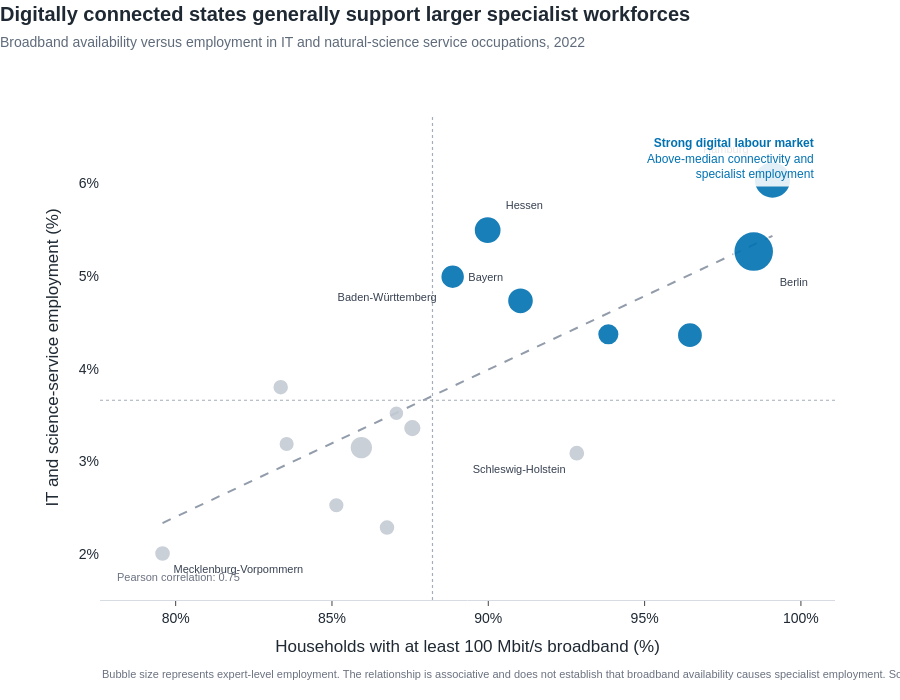

Notebook code for this chart:
### Code cell
trend_slope, trend_intercept = np.polyfit(
    digital_labour_data["broadband_100mbit"],
    digital_labour_data[
        "it_science_service_employment"
    ],
    1
)

trend_x = np.linspace(
    digital_labour_data["broadband_100mbit"].min(),
    digital_labour_data["broadband_100mbit"].max(),
    100
)

trend_y = (
    trend_slope * trend_x
    + trend_intercept
)

label_positions = {
    "Hamburg": "top left",
    "Berlin": "bottom right",
    "Hessen": "top right",
    "Baden-Württemberg": "bottom left",
    "Bayern": "top left",
    "Mecklenburg-Vorpommern": "bottom right",
    "Schleswig-Holstein": "bottom left"
}

digital_labour_data["display_label"] = (
    digital_labour_data["state_name"]
    .where(
        digital_labour_data["state_name"].isin(
            label_positions
        ),
        ""
    )
)

digital_labour_data["text_position"] = (
    digital_labour_data["state_name"]
    .map(label_positions)
    .fillna("top center")
)

fig_6 = go.Figure()

fig_6.add_trace(
    go.Scatter(
        x=trend_x,
        y=trend_y,
        mode="lines",
        line={
            "color": "#929CAA",
            "width": 2,
            "dash": "dash"
        },
        hoverinfo="skip",
        showlegend=False
    )
)

fig_6.add_trace(
    go.Scatter(
        x=digital_labour_data[
            "broadband_100mbit"
        ],
        y=digital_labour_data[
            "it_science_service_employment"
        ],
        mode="markers+text",
        text=digital_labour_data[
            "display_label"
        ],
        textposition=digital_labour_data[
            "text_position"
        ],
        textfont={
            "size": 11,
            "color": "#374151"
        },
        marker={
            "size": digital_labour_data[
                "point_size"
            ],
            "color": digital_labour_data[
                "point_colour"
            ],
            "opacity": 0.9,
            "line": {
                "color": "white",
                "width": 1.5
            }
        },
        customdata=digital_labour_data[
            [
                "state_name",
                "expert_level_employment",
                "career_strength_score",
                "digital_readiness_score",
                "opportunity_score"
            ]
        ],
        hovertemplate=(
            "<b>%{customdata[0]}</b><br>"
            "100 Mbit/s broadband: %{x:.2f}%<br>"
            "IT and science-service employment: %{y:.2f}%<br>"
            "Expert-level employment: %{customdata[1]:.2f}%<br>"
            "Career-strength score: %{customdata[2]:.1f}<br>"
            "Digital-readiness score: %{customdata[3]:.1f}<br>"
            "Overall opportunity score: %{customdata[4]:.1f}"
            "<extra></extra>"
        ),
        showlegend=False
    )
)

fig_6 = apply_publication_style(
    fig_6,
    title=(
        "Digitally connected states generally support "
        "larger specialist workforces"
    ),
    subtitle=(
        "Broadband availability versus employment in IT and "
        "natural-science service occupations, 2022"
    ),
    x_title="Households with at least 100 Mbit/s broadband (%)",
    y_title="IT and science-service employment (%)",
    height=700
)

fig_6.update_layout(
    margin={
        "l": 100,
        "r": 65,
        "t": 115,
        "b": 100
    }
)

fig_6.update_xaxes(
    ticksuffix="%",
    range=[
        digital_labour_data[
            "broadband_100mbit"
        ].min() - 2,
        digital_labour_data[
            "broadband_100mbit"
        ].max() + 2
    ]
)

fig_6.update_yaxes(
    ticksuffix="%",
    range=[
        digital_labour_data[
            "it_science_service_employment"
        ].min() - 0.5,
        digital_labour_data[
            "it_science_service_employment"
        ].max() + 0.7
    ]
)

fig_6.add_vline(
    x=median_broadband,
    line_width=1.2,
    line_dash="dot",
    line_color="#A5ADB8"
)

fig_6.add_hline(
    y=median_it_employment,
    line_width=1.2,
    line_dash="dot",
    line_color="#A5ADB8"
)

fig_6.add_annotation(
    x=0.98,
    y=0.97,
    xref="paper",
    yref="paper",
    text=(
        "<b>Strong digital labour market</b><br>"
        "Above-median connectivity and<br>"
        "specialist employment"
    ),
    showarrow=False,
    xanchor="right",
    yanchor="top",
    align="right",
    font={
        "size": 12,
        "color": "#0072B2"
    },
    bgcolor="rgba(255,255,255,0.88)",
    borderpad=5
)

fig_6.add_annotation(
    x=0.02,
    y=0.03,
    xref="paper",
    yref="paper",
    text=(
        f"Pearson correlation: "
        f"{broadband_it_correlation:.2f}"
    ),
    showarrow=False,
    xanchor="left",
    font={
        "size": 11,
        "color": "#6B7280"
    }
)

fig_6.add_annotation(
    x=0,
    y=-0.17,
    xref="paper",
    yref="paper",
    text=(
        "Bubble size represents expert-level employment. "
        "The relationship is associative and does not establish that "
        "broadband availability causes specialist employment. "
        "Source: INKAR 2025."
    ),
    showarrow=False,
    xanchor="left",
    align="left",
    font={
        "size": 11,
        "color": "#6B7280"
    }
)

fig_6.show()

### Figure 1 — Plotly figure (JSON) as saved in the notebook; plotly's stock layout.template omitted (floating-point values rounded to 4 significant figures)
{"data": [{"hoverinfo": "skip", "line": {"color": "#929CAA", "dash": "dash", "width": 2}, "mode": "lines", "showlegend": false, "type": "scatter", "x": [79.58, 79.78, 79.97, 80.17, 80.37, 80.57, 80.76, 80.96, 81.16, 81.35, 81.55, 81.75, 81.94, 82.14, 82.34, 82.54, 82.73, 82.93, 83.13, 83.32, 83.52, 83.72, 83.92, 84.11, 84.31, 84.51, 84.7, 84.9, 85.1, 85.3, 85.49, 85.69, 85.89, 86.08, 86.28, 86.48, 86.67, 86.87, 87.07, 87.27, 87.46, 87.66, 87.86, 88.05, 88.25, 88.45, 88.65, 88.84, 89.04, 89.24, 89.43, 89.63, 89.83, 90.02, 90.22, 90.42, 90.62, 90.81, 91.01, 91.21, 91.4, 91.6, 91.8, 92.0, 92.19, 92.39, 92.59, 92.78, 92.98, 93.18, 93.37, 93.57, 93.77, 93.97, 94.16, 94.36, 94.56, 94.75, 94.95, 95.15, 95.35, 95.54, 95.74, 95.94, 96.13, 96.33, 96.53, 96.73, 96.92, 97.12, 97.32, 97.51, 97.71, 97.91, 98.1, 98.3, 98.5, 98.7, 98.89, 99.09], "y": [2.338, 2.369, 2.401, 2.432, 2.463, 2.494, 2.526, 2.557, 2.588, 2.619, 2.651, 2.682, 2.713, 2.744, 2.775, 2.807, 2.838, 2.869, 2.9, 2.932, 2.963, 2.994, 3.025, 3.056, 3.088, 3.119, 3.15, 3.181, 3.213, 3.244, 3.275, 3.306, 3.337, 3.369, 3.4, 3.431, 3.462, 3.494, 3.525, 3.556, 3.587, 3.619, 3.65, 3.681, 3.712, 3.743, 3.775, 3.806, 3.837, 3.868, 3.9, 3.931, 3.962, 3.993, 4.024, 4.056, 4.087, 4.118, 4.149, 4.181, 4.212, 4.243, 4.274, 4.305, 4.337, 4.368, 4.399, 4.43, 4.462, 4.493, 4.524, 4.555, 4.587, 4.618, 4.649, 4.68, 4.711, 4.743, 4.774, 4.805, 4.836, 4.868, 4.899, 4.93, 4.961, 4.992, 5.024, 5.055, 5.086, 5.117, 5.149, 5.18, 5.211, 5.242, 5.273, 5.305, 5.336, 5.367, 5.398, 5.43]}, {"customdata": [["Baden-Württemberg", 14.3, 80.94, 56.25, 64.86], ["Bayern", 15.19, 87.19, 68.75, 64.86], ["Berlin", 20.89, 53.44, 93.75, 51.86], ["Brandenburg", 11.05, 36.88, 37.5, 44.38], ["Bremen", 14.84, 42.5, 87.5, 56.31], ["Hamburg", 19.55, 67.66, 100, 61.55], ["Hessen", 15.65, 79.38, 62.5, 63.94], ["Mecklenburg-Vorpommern", 11.08, 25.94, 6.25, 38.11], ["Niedersachsen", 11.74, 52.19, 50, 49.23], ["Nordrhein-Westfalen", 13.33, 49.22, 81.25, 62.76], ["Rheinland-Pfalz", 11.01, 55, 12.5, 52], ["Saarland", 10.62, 37.81, 43.75, 49.89], ["Sachsen", 13.81, 56.88, 31.25, 55.62], ["Sachsen-Anhalt", 10.85, 36.25, 18.75, 47.28], ["Schleswig-Holstein", 11.13, 43.44, 75, 46.95], ["Thüringen", 10.89, 45.31, 25, 40.39]], "hovertemplate": "<b>%{customdata[0]}</b><br>100 Mbit/s broadband: %{x:.2f}%<br>IT and science-service employment: %{y:.2f}%<br>Expert-level employment: %{customdata[1]:.2f}%<br>Career-strength score: %{customdata[2]:.1f}<br>Digital-readiness score: %{customdata[3]:.1f}<br>Overall opportunity score: %{customdata[4]:.1f}<extra></extra>", "marker": {"color": ["#0072B2", "#0072B2", "#0072B2", "#C4CBD4", "#0072B2", "#0072B2", "#0072B2", "#C4CBD4", "#C4CBD4", "#0072B2", "#C4CBD4", "#C4CBD4", "#C4CBD4", "#C4CBD4", "#C4CBD4", "#C4CBD4"], "line": {"color": "white", "width": 1.5}, "opacity": 0.9, "size": [23.96, 26.12, 40.0, 16.05, 25.27, 36.74, 27.24, 16.12, 17.73, 21.6, 15.95, 15.0, 22.77, 15.56, 16.24, 15.66]}, "mode": "markers+text", "showlegend": false, "text": ["Baden-Württemberg", "Bayern", "Berlin", "", "", "Hamburg", "Hessen", "Mecklenburg-Vorpommern", "", "", "", "", "", "", "Schleswig-Holstein", ""], "textfont": {"color": "#374151", "size": 11}, "textposition": ["bottom left", "top left", "bottom right", "top center", "top center", "top left", "top right", "bottom right", "top center", "top center", "top center", "top center", "top center", "top center", "bottom left", "top center"], "type": "scatter", "x": [88.86, 91.03, 98.49, 86.76, 96.45, 99.09, 89.98, 79.58, 87.57, 93.84, 83.36, 87.06, 85.94, 83.55, 92.83, 85.14], "y": [4.99, 4.73, 5.26, 2.29, 4.36, 6.03, 5.49, 2.01, 3.36, 4.37, 3.8, 3.52, 3.15, 3.19, 3.09, 2.53]}], "layout": {"annotations": [{"align": "right", "bgcolor": "rgba(255,255,255,0.88)", "borderpad": 5, "font": {"color": "#0072B2", "size": 12}, "showarrow": false, "text": "<b>Strong digital labour market</b><br>Above-median connectivity and<br>specialist employment", "x": 0.98, "xanchor": "right", "xref": "paper", "y": 0.97, "yanchor": "top", "yref": "paper"}, {"font": {"color": "#6B7280", "size": 11}, "showarrow": false, "text": "Pearson correlation: 0.75", "x": 0.02, "xanchor": "left", "xref": "paper", "y": 0.03, "yref": "paper"}, {"align": "left", "font": {"color": "#6B7280", "size": 11}, "showarrow": false, "text": "Bubble size represents expert-level employment. The relationship is associative and does not establish that broadband availability causes specialist employment. Source: INKAR 2025.", "x": 0, "xanchor": "left", "xref": "paper", "y": -0.17, "yref": "paper"}], "font": {"color": "#1F2933", "family": "Arial, sans-serif", "size": 14}, "height": 700, "hoverlabel": {"bgcolor": "white", "font": {"size": 13}}, "margin": {"b": 100, "l": 100, "r": 65, "t": 115}, "paper_bgcolor": "white", "plot_bgcolor": "white", "shapes": [{"line": {"color": "#A5ADB8", "dash": "dot", "width": 1.2}, "type": "line", "x0": 88.22, "x1": 88.22, "xref": "x", "y0": 0, "y1": 1, "yref": "y domain"}, {"line": {"color": "#A5ADB8", "dash": "dot", "width": 1.2}, "type": "line", "x0": 0, "x1": 1, "xref": "x domain", "y0": 3.66, "y1": 3.66, "yref": "y"}], "showlegend": false, "title": {"text": "<b>Digitally connected states generally support larger specialist workforces</b><br><span style='font-size:14px;color:#5F6B7A'>Broadband availability versus employment in IT and natural-science service occupations, 2022</span>", "x": 0, "xanchor": "left", "y": 0.97, "yanchor": "top"}, "xaxis": {"linecolor": "#D7DCE2", "range": [77.58, 101.1], "showgrid": false, "showline": true, "ticks": "outside", "ticksuffix": "%", "title": {"text": "Households with at least 100 Mbit/s broadband (%)"}, "zeroline": false}, "yaxis": {"range": [1.51, 6.73], "showgrid": false, "showline": false, "ticks": "", "ticksuffix": "%", "title": {"text": "IT and science-service employment (%)"}, "zeroline": false}}}
